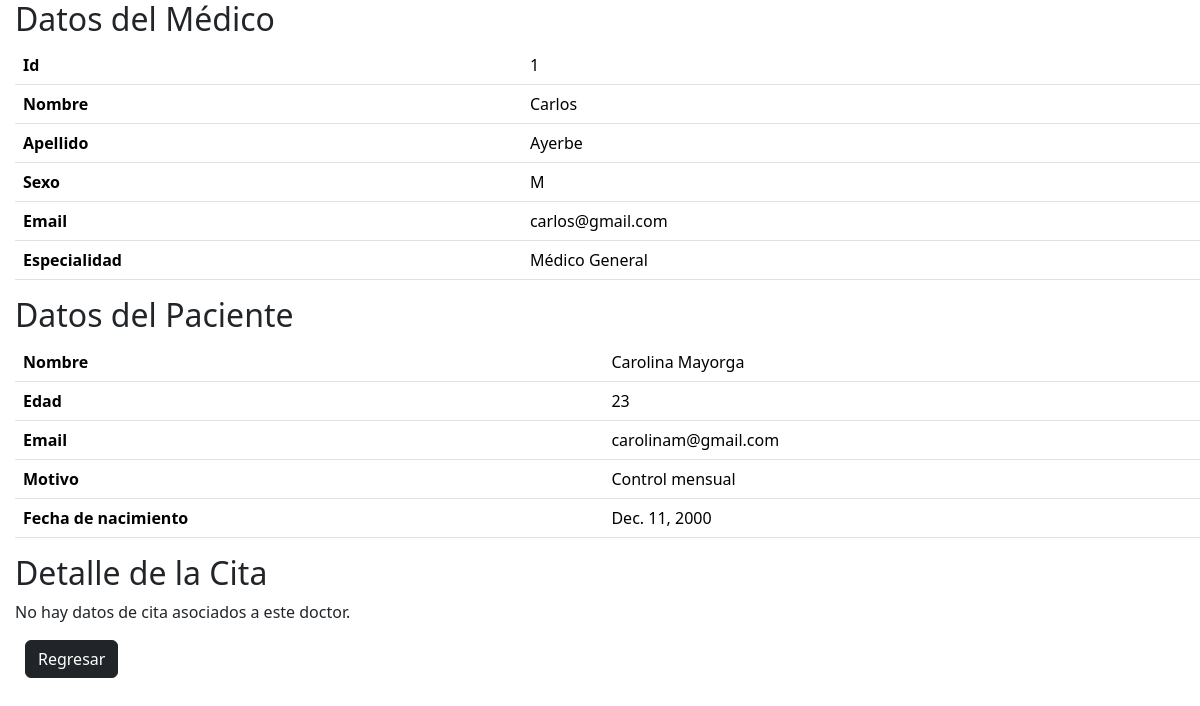
The page /ver_medico/1 on the database its author committed.
### medico/models.py (models this page shows, shortened)
class Doctor(models.Model):
    SEXO = [
        ("M", "Masculino"),
        ("F", "Femenino"),
    ]
    nombre = models.CharField(max_length=20)
    apellido = models.CharField(max_length=20)
    sexo = models.CharField(max_length=1, choices=SEXO, null=True)
    email = models.EmailField(max_length=50)
    especialidad = models.CharField(max_length=50, default='Médico General')
    paciente = models.ForeignKey(Paciente, on_delete=models.SET_NULL, null=True)

class Paciente(models.Model):
    nombre = models.CharField(max_length=30)
    edad = models.IntegerField()
    email = models.EmailField(max_length=50, null=True)
    motivo = models.CharField(max_length=100)
    fecha_nacimiento = models.DateField(null=True)

### medico/views.py (the view)
# urls.py: path('ver_medico/<int:id>', ver_medico),
def ver_medico(request, id):
    doctor = get_object_or_404(Doctor, pk=id)
    datos = {'medico': doctor}
    pagina = loader.get_template('ver.html')
    return HttpResponse(pagina.render(datos, request))

### medico/templates/ver.html (shortened to what this page needs)
<html lang="es">
<head>
    <link href="https://cdn.jsdelivr.net/npm/bootstrap@5.3.2/dist/css/bootstrap.min.css" rel="stylesheet">
    <link rel="stylesheet" href="https://cdn.jsdelivr.net/npm/bootstrap-icons@1.15.0/font/bootstrap-icons.css">
</head>
<body style="margin-left: 15px;">
    <h2>Datos del Médico</h2>
    <table class="table">
        <tr>
            <th>Id</th>
            <td>{{medico.id}}</td>
        </tr>
        <tr>
            <th>Nombre</th>
            <td>{{medico.nombre}}</td>
        </tr>
        <tr>
            <th>Apellido</th>
            <td>{{medico.apellido}}</td>
        </tr>
        <tr>
            <th>Sexo</th>
            <td>{{medico.sexo}}</td>
        </tr>
        <tr>
            <th>Email</th>
            <td>{{medico.email}}</td>
        </tr>
        <tr>
            <th>Especialidad</th>
            <td>{{medico.especialidad}}</td>
        </tr>
    </table>
    <h2>Datos del Paciente</h2>
    {% if medico.paciente %}
        <table class="table">
            <tr>
                <th>Nombre</th>
                <td>{{medico.paciente.nombre}}</td>
            </tr>
            <tr>
                <th>Edad</th>
                <td >{{medico.paciente.edad}}</td>
            </tr>
            <tr>
                <th>Email</th>
                <td>{{medico.paciente.email}}</td>
            </tr>
            <tr>
                <th>Motivo</th>
                <td>{{medico.paciente.motivo}}</td>
            </tr>
            <tr>
                <th>Fecha de nacimiento</th>
                <td>{{medico.paciente.fecha_nacimiento}}</td>
            </tr>
        </table>
    {% else %}
        <p>No hay datos de paciente asociados a este doctor.</p>
    {% endif %}
    <h2>Detalle de la Cita</h2>
    {% if medico.cita %}
        <table class="table">
            <tr>
                <th>Paciente</th>
                <td>{{medico.cita.paciente}}</td>
            </tr>
            <tr>
                <th>Fecha</th>
                <td>{{medico.cita.fecha}}</td>
            </tr>
            <tr>
                <th>Hora</th>
                <td>{{medico.cita.hora}}</td>
            </tr>
        </table>
    {% else %}
        <p>No hay datos de cita asociados a este doctor.</p>
    {% endif %}
    <a href="{% url 'inicio' %}" class="btn btn-dark" style="margin-left: 10px;">Regresar</a>
</body>
</html>

### rows shown on the page
Doctor: id "1", nombre "Carlos", apellido "Ayerbe", sexo "M", email "carlos@gmail.com", especialidad "Médico General", paciente.nombre "Carolina Mayorga", paciente.edad "23", paciente.email "carolinam@gmail.com", paciente.motivo "Control mensual", paciente.fecha_nacimiento "Dec. 11, 2000"
